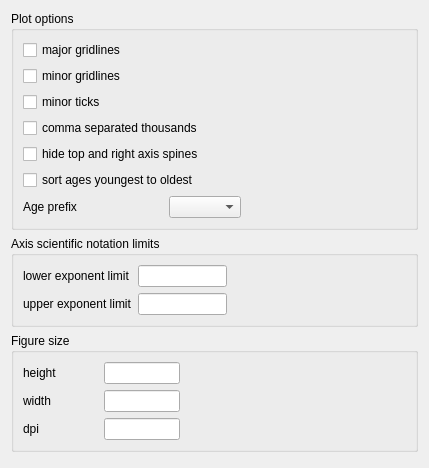
          <widget class="QWidget" name="scrollAreaWidgetContents_3">
           <property name="geometry">
            <rect>
             <x>0</x>
             <y>0</y>
             <width>429</width>
             <height>468</height>
            </rect>
           </property>
           <layout class="QVBoxLayout" name="verticalLayout_25">
            <item>
             <widget class="QGroupBox" name="groupBox_14">
              <property name="title">
               <string>Plot options</string>
              </property>
              <layout class="QVBoxLayout" name="verticalLayout_22">
               <item>
                <layout class="QGridLayout" name="gridLayout_18">
                 <item row="7" column="2">
                  <widget class="QComboBox" name="wavAgePrefixCombo"/>
                 </item>
                 <item row="6" column="0" colspan="4">
                  <widget class="QCheckBox" name="wavSortAgesOpt">
                   <property name="text">
                    <string>sort ages youngest to oldest</string>
                   </property>
                  </widget>
                 </item>
                 <item row="4" column="0" colspan="4">
                  <widget class="QCheckBox" name="wavComSepOpt">
                   <property name="text">
                    <string>comma separated thousands</string>
                   </property>
                  </widget>
                 </item>
                 <item row="7" column="3">
                  <spacer name="horizontalSpacer_12">
                   <property name="orientation">
                    <enum>Qt::Horizontal</enum>
                   </property>
                   <property name="sizeHint" stdset="0">
                    <size>
                     <width>40</width>
                     <height>20</height>
                    </size>
                   </property>
                  </spacer>
                 </item>
                 <item row="7" column="0">
                  <widget class="QLabel" name="label_11">
                   <property name="text">
                    <string>Age prefix</string>
                   </property>
                  </widget>
                 </item>
                 <item row="2" column="0" colspan="4">
                  <widget class="QCheckBox" name="wavMinorGridlinesOpt">
                   <property name="text">
                    <string>minor gridlines</string>
                   </property>
                  </widget>
                 </item>
                 <item row="1" column="0" colspan="4">
                  <widget class="QCheckBox" name="wavMajorGridlinesOpt">
                   <property name="text">
                    <string>major gridlines</string>
                   </property>
                  </widget>
                 </item>
                 <item row="7" column="1">
                  <spacer name="horizontalSpacer_13">
                   <property name="orientation">
                    <enum>Qt::Horizontal</enum>
                   </property>
                   <property name="sizeHint" stdset="0">
                    <size>
                     <width>40</width>
                     <height>20</height>
                    </size>
                   </property>
                  </spacer>
                 </item>
                 <item row="3" column="0" colspan="4">
                  <widget class="QCheckBox" name="wavMinorTicksOpt">
                   <property name="text">
                    <string>minor ticks</string>
                   </property>
                  </widget>
                 </item>
                 <item row="5" column="0" colspan="4">
                  <widget class="QCheckBox" name="wavHideSpinesOpt">
                   <property name="text">
                    <string>hide top and right axis spines</string>
                   </property>
                  </widget>
                 </item>
                 <item row="7" column="4">
                  <spacer name="horizontalSpacer_14">
                   <property name="orientation">
                    <enum>Qt::Horizontal</enum>
                   </property>
                   <property name="sizeHint" stdset="0">
                    <size>
                     <width>40</width>
                     <height>20</height>
                    </size>
                   </property>
                  </spacer>
                 </item>
                </layout>
               </item>
              </layout>
             </widget>
            </item>
            <item>
             <widget class="QGroupBox" name="groupBox_15">
              <property name="title">
               <string>Axis scientific notation limits </string>
              </property>
              <layout class="QVBoxLayout" name="verticalLayout_23">
               <item>
                <layout class="QGridLayout" name="gridLayout_19" rowstretch="0,0,0" columnstretch="1,1,2">
                 <item row="0" column="1">
                  <widget class="QLineEdit" name="wavLowerExpEntry"/>
                 </item>
                 <item row="2" column="1">
                  <widget class="QLineEdit" name="wavUpperExpEntry"/>
                 </item>
                 <item row="0" column="0">
                  <widget class="QLabel" name="label_25">
                   <property name="text">
                    <string>lower exponent limit</string>
                   </property>
                  </widget>
                 </item>
                 <item row="2" column="0">
                  <widget class="QLabel" name="label_26">
                   <property name="text">
                    <string>upper exponent limit</string>
                   </property>
                  </widget>
                 </item>
                 <item row="0" column="2">
                  <spacer name="horizontalSpacer_8">
                   <property name="orientation">
                    <enum>Qt::Horizontal</enum>
                   </property>
                   <property name="sizeHint" stdset="0">
                    <size>
                     <width>40</width>
                     <height>20</height>
                    </size>
                   </property>
                  </spacer>
                 </item>
                </layout>
               </item>
              </layout>
             </widget>
            </item>
            <item>
             <widget class="QGroupBox" name="groupBox_16">
              <property name="title">
               <string>Figure size</string>
              </property>
              <layout class="QVBoxLayout" name="verticalLayout_24">
               <item>
                <layout class="QGridLayout" name="gridLayout_20" columnstretch="1,1,3">
                 <item row="1" column="1">
                  <widget class="QLineEdit" name="wavWidthEntry"/>
                 </item>
                 <item row="1" column="0">
                  <widget class="QLabel" name="label_28">
                   <property name="text">
                    <string>width</string>
                   </property>
                  </widget>
                 </item>
                 <item row="2" column="0">
                  <widget class="QLabel" name="label_27">
                   <property name="text">
                    <string>dpi</string>
                   </property>
                  </widget>
                 </item>
                 <item row="0" column="1">
                  <widget class="QLineEdit" name="wavHeightEntry"/>
                 </item>
                 <item row="2" column="1">
                  <widget class="QLineEdit" name="wavDpiEntry"/>
                 </item>
                 <item row="0" column="2">
                  <spacer name="horizontalSpacer_9">
                   <property name="orientation">
                    <enum>Qt::Horizontal</enum>
                   </property>
                   <property name="sizeHint" stdset="0">
                    <size>
                     <width>40</width>
                     <height>20</height>
                    </size>
                   </property>
                  </spacer>
                 </item>
                 <item row="0" column="0">
                  <widget class="QLabel" name="label_29">
                   <property name="text">
                    <string>height</string>
                   </property>
                  </widget>
                 </item>
                </layout>
               </item>
              </layout>
             </widget>
            </item>
            <item>
             <spacer name="verticalSpacer">
              <property name="orientation">
               <enum>Qt::Vertical</enum>
              </property>
              <property name="sizeHint" stdset="0">
               <size>
                <width>20</width>
                <height>40</height>
               </size>
              </property>
             </spacer>
            </item>
           </layout>
          </widget>
